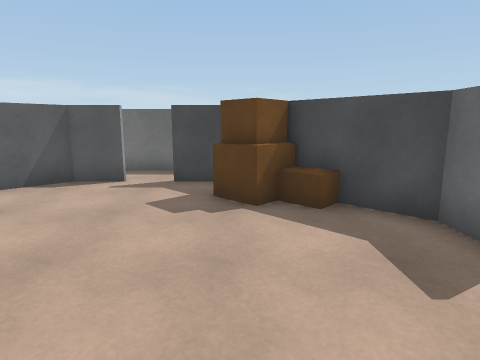
[1] (above)

12 first-person views from a walk through a Unity game level. The camera is 1.5 m above the floor, tilts 10° down and sees 75° across. Doors are open. The floor is counted in squares, 1 m on a side. Each view is taken from the middle of a square. On the plan, view 1 faces up. The plan holds only what a view shows up to about 15 squares ahead; the rest is blank. The place goes on beyond the plan. The player is left out. Surface patterns are stand-ins for the level's own textures.

[2]
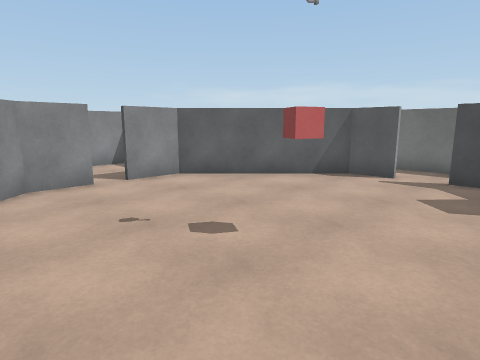

[3]
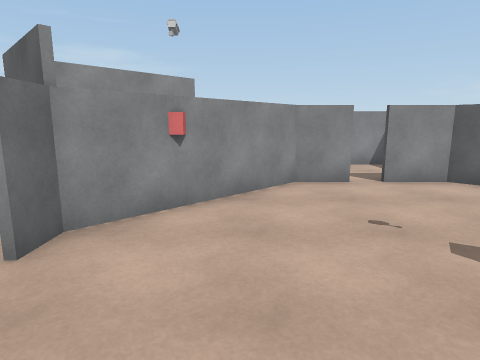

[4]
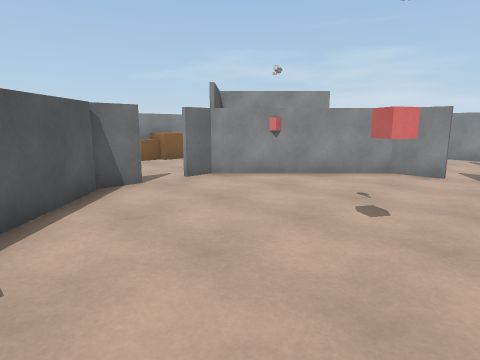

[5]
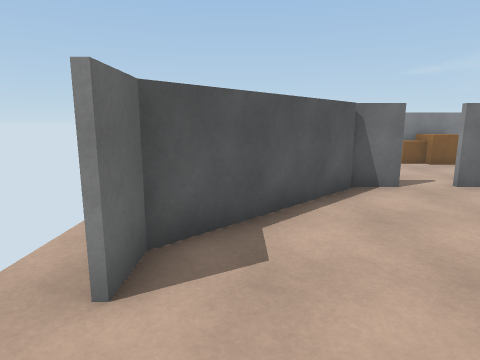

[6]
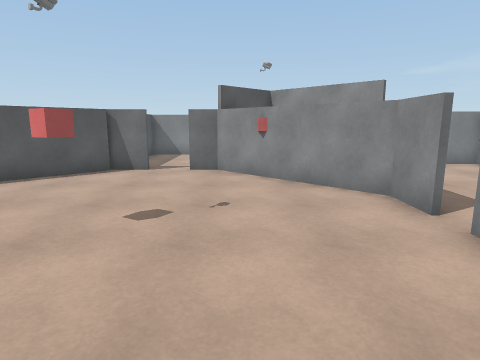

[7]
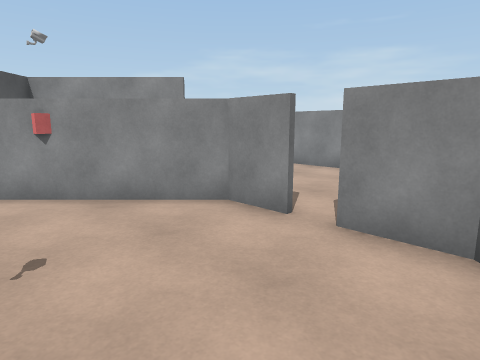

[8]
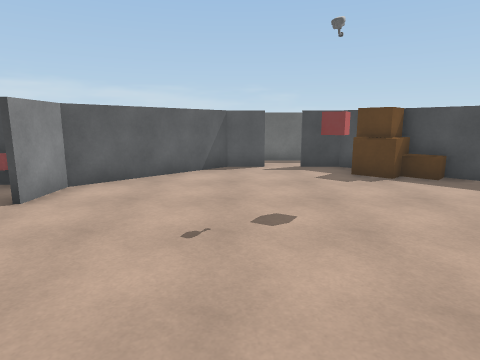

[9]
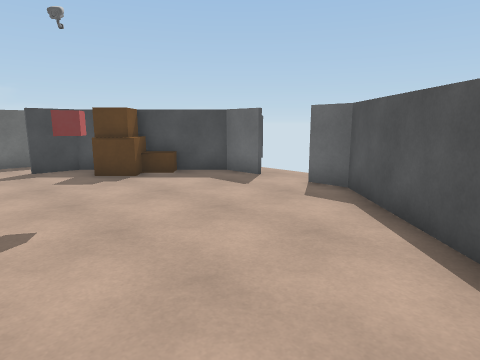

[10]
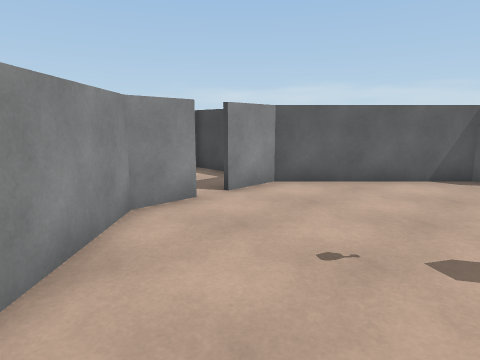

[11]
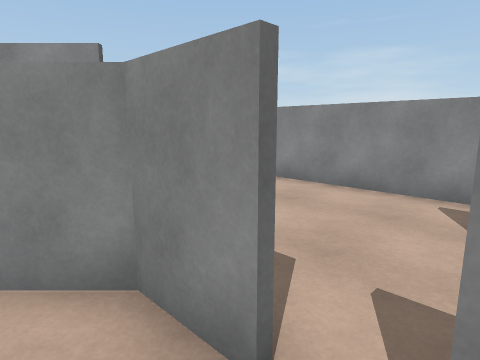

[12]
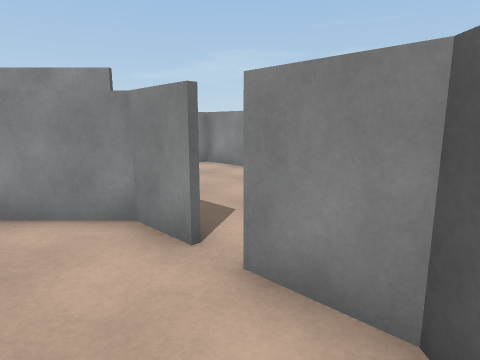

### Floor plan
Points are (right, up) in squares from view 1. A wall is a line through its corners. A room is listed if a view was taken in it or the views show most of it. See-through windows are left out.
Room 1 (views 1, 2, 3, 4, 5, 6, 7, 8, 9, 10, 11, 12)
walls: (-8.2, 2) (-8.2, 0.5) (-4.3, -3.5) (-3.2, -3.5); (-2, -3.5) (-0.5, -3.5); (-0.7, -3.4) (3.1, 0.4) (3.1, 1.6); (3.1, 3.2) (3.1, 4.8) (-0.4, 8.3) (-1.9, 8.3); (-3, 8.3) (-4.4, 8.3) (-8.2, 4.5) (-8.2, 2.8)
ways out: opening at (3, 2.5); open door at (-2.5, -3.5); open door at (-2.5, 8); gap at (-8, 2.5)
objects: other object (-6, -2); other object (-2, 2) to (-2, 3); other object (0, 6) to (0, 7); other object (1, 6)

Positions as (right, up) in squares from view 1, and headings:
1: (0, 0), facing up
2: (0, -1), facing up-left
3: (0, -1), facing left
4: (2, 4), facing down-left
5: (2, 4), facing down
6: (-5, 7), facing down
7: (-4, 5), facing down-left
8: (-4, -3), facing up
9: (-4, -3), facing up-right
10: (-3, -2), facing up-left
11: (-7, 3), facing down-left
12: (-6, 5), facing down-left
